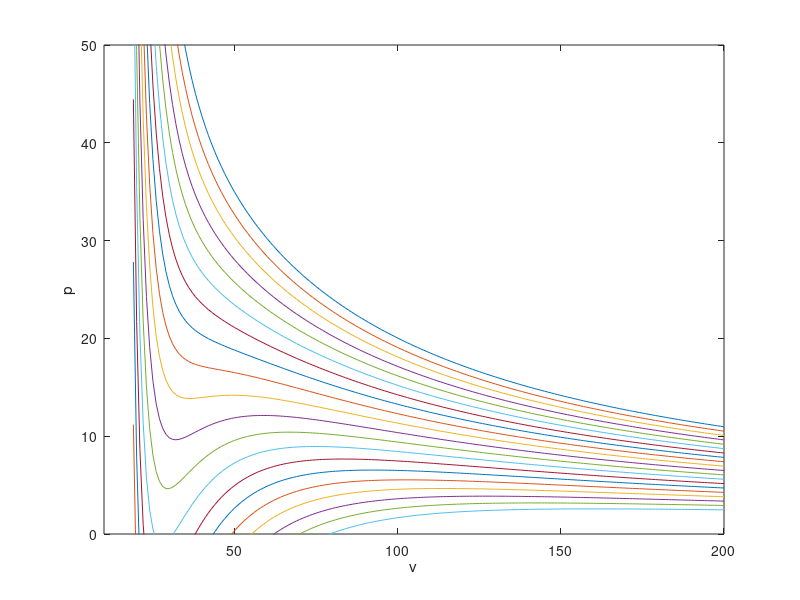

Reproduce this figure in MATLAB.
v = 19:1:200;
T=300;
b=14;
a=80000;
for i=1:20
T = T-10;
R = 8.314;
P = R*T./(v-b)-(a./v.^2);
plot(v,P)
axis([10 200 0 50]);
xlabel('v');
ylabel('p');
hold on;
end